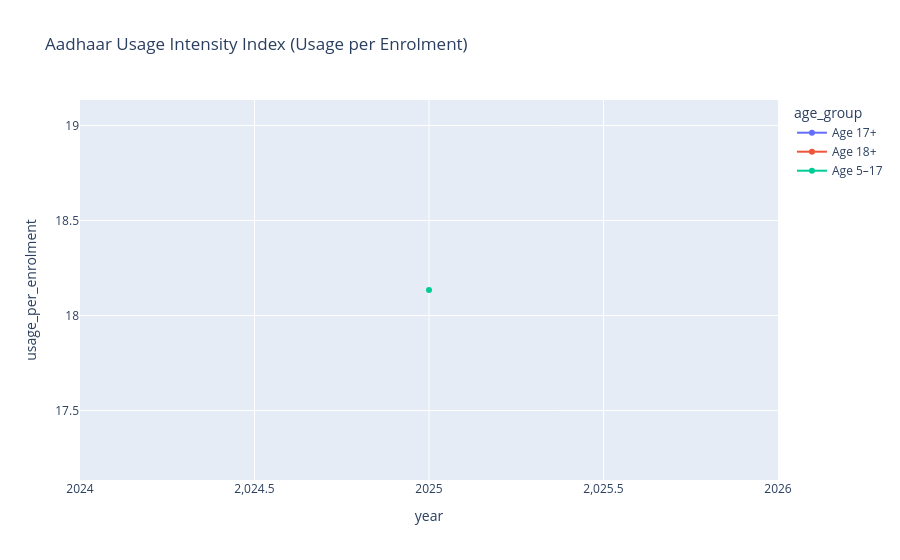

Notebook code cell kept with this figure:
### Code cell
usage_index = gap_df.pivot_table(
    index=["year", "age_group"],
    columns="type",
    values="value",
    aggfunc="sum"
).reset_index()

usage_index["usage_per_enrolment"] = (
    usage_index["Biometric Usage"] /
    usage_index["Enrolment"]
)

fig = px.line(
    usage_index,
    x="year",
    y="usage_per_enrolment",
    color="age_group",
    markers=True,
    title="Aadhaar Usage Intensity Index (Usage per Enrolment)"
)

fig.show()

### Figure 1 — Plotly figure (JSON) as saved in the notebook; plotly's stock layout.template omitted (floating-point values rounded to 4 significant figures)
{"data": [{"hovertemplate": "age_group=Age 17+<br>year=%{x}<br>usage_per_enrolment=%{y}<extra></extra>", "legendgroup": "Age 17+", "line": {"color": "#636efa", "dash": "solid"}, "marker": {"symbol": "circle"}, "mode": "lines+markers", "name": "Age 17+", "orientation": "v", "showlegend": true, "type": "scatter", "x": [2025], "xaxis": "x", "y": [NaN], "yaxis": "y"}, {"hovertemplate": "age_group=Age 18+<br>year=%{x}<br>usage_per_enrolment=%{y}<extra></extra>", "legendgroup": "Age 18+", "line": {"color": "#EF553B", "dash": "solid"}, "marker": {"symbol": "circle"}, "mode": "lines+markers", "name": "Age 18+", "orientation": "v", "showlegend": true, "type": "scatter", "x": [2025], "xaxis": "x", "y": [NaN], "yaxis": "y"}, {"hovertemplate": "age_group=Age 5–17<br>year=%{x}<br>usage_per_enrolment=%{y}<extra></extra>", "legendgroup": "Age 5–17", "line": {"color": "#00cc96", "dash": "solid"}, "marker": {"symbol": "circle"}, "mode": "lines+markers", "name": "Age 5–17", "orientation": "v", "showlegend": true, "type": "scatter", "x": [2025], "xaxis": "x", "y": [18.13], "yaxis": "y"}], "layout": {"legend": {"title": {"text": "age_group"}, "tracegroupgap": 0}, "title": {"text": "Aadhaar Usage Intensity Index (Usage per Enrolment)"}, "xaxis": {"anchor": "y", "domain": [0, 1], "title": {"text": "year"}}, "yaxis": {"anchor": "x", "domain": [0, 1], "title": {"text": "usage_per_enrolment"}}}}
